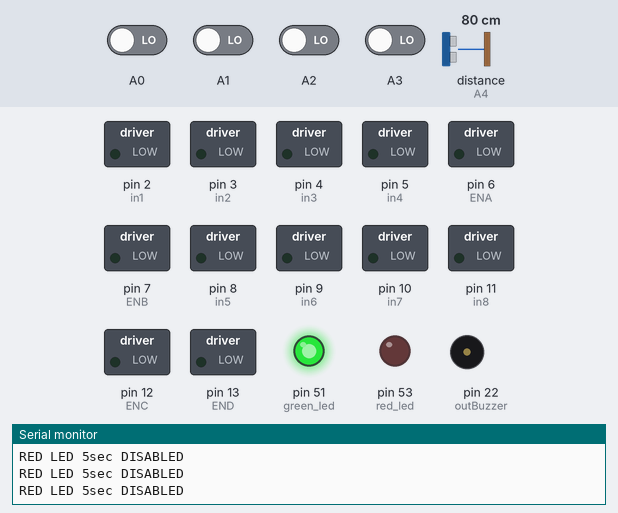
Simulated run of this sketch. Board: Arduino Mega 2560, built with avr-gcc and run on an emulated ATmega2560. On the bench: switched loads named in the sketch (green lamp = pin HIGH), output pins drawn as LEDs (lit = HIGH), buzzer (waves = sounding), the last lines printed to the serial monitor. The inputs (shaded band) are chosen by the test bench; at power-on: A0–3 LOW, distance to the obstacle (sensor on A4) 80 cm. The echo pulse lasts 58.3 µs per cm.

Above: at 1.2 s.
1.3 s: distance to the obstacle (sensor on A4) set to 20 cm
4.3 s: distance to the obstacle (sensor on A4) set to 15 cm
At 4.8 s:
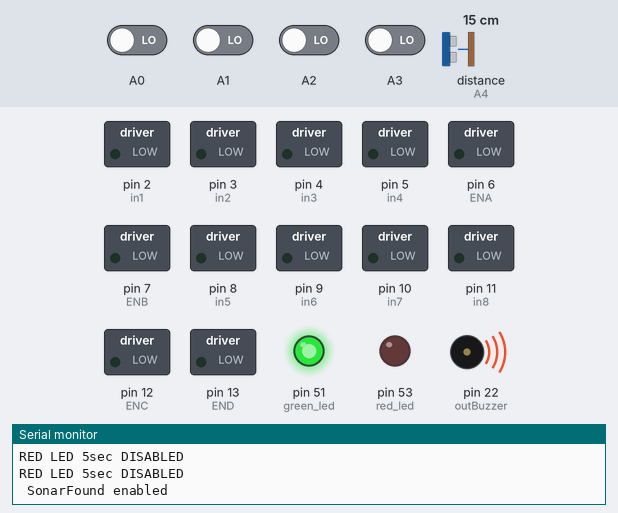
At 9.3 s:
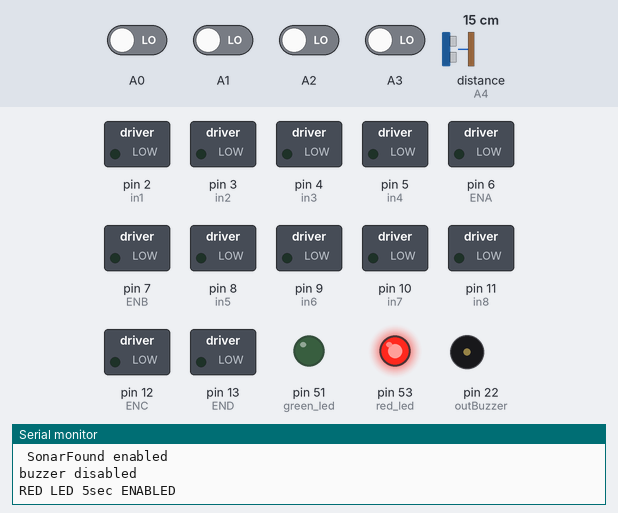
Timing chart, 0 to 14.8 s (numbered marks = the images above; inputs shaded):
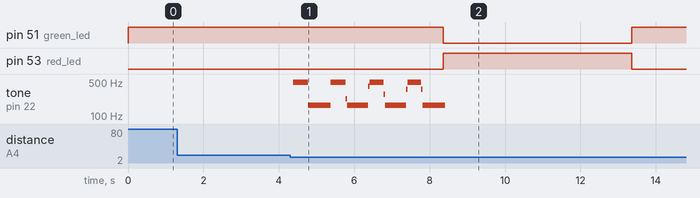

Measured:
- the behaviour switches between 18 and 17 cm on distance to the obstacle (sensor on A4) (found by bisection; images 0 and 1)
- after the input at 4.3 s, pin 51 (green_led): HIGH → LOW after 4.1 s, → HIGH 5.0 s later; pin 53 (red_led): LOW → HIGH after 4.1 s, → LOW 5.0 s later; tone on pin 22 (outBuzzer): plays 496 Hz for 0.40 s, 166 Hz for 0.60 s, 496 Hz for 0.40 s, 225 Hz for 0.04 s, 166 Hz for 0.56 s, 410 Hz for 0.04 s … (13 notes in this stretch), starting after 0.08 s

The sketch:

follower.ino
```cpp
#include <TaskScheduler.h>
#include <NewPing.h>

#define TRIGGER_PIN  A5
#define ECHO_PIN     A4
#define MAX_DISTANCE 200

//------BUZZER------
int outBuzzer = 22;
//-------LEDS-------
int red_led = 53;
int green_led = 51;
//-------------------

NewPing sonar(TRIGGER_PIN, ECHO_PIN, MAX_DISTANCE);

int in1=2;
int in2=3;
int in3=4;
int in4=5;
int ENA=6;
int ENB=7;
int in5=8;
int in6=9;
int in7=10;
int in8=11;
int ENC=12;
int END=13;
int A;
int N;
int k[4]={0,0,0,0};
void avancerD();
void avancerG();
void avancerD1();
void reculerD();
void reculer();
void avancer();
void gauche();
void droite();
void droite1();
void gauche1();
void suiveur();
void avancerG1();
void stop();
void suiveur2();

void NormalLoopCallback();

void RedLed5secCallback();

void ZigzagLoopCallback();

void BuzzerCallback();

void MessageCallback();

void SonarCallback();

void SonarFoundCallback();


//--------------NORMAL LOOP--------------------------------------
Task NormalLoop(TASK_IMMEDIATE, TASK_FOREVER, &NormalLoopCallback);

//--------------RED LED-5SEC-------------------------------------
Task RedLed5sec(TASK_IMMEDIATE, TASK_FOREVER, &RedLed5secCallback);

//--------------ZIGZAG LOOP--------------------------------------
Task ZigzagLoop(TASK_IMMEDIATE, TASK_FOREVER, &ZigzagLoopCallback);

//--------------Buzzer LOOP--------------------------------------
Task Buzzer(TASK_IMMEDIATE, TASK_FOREVER, &BuzzerCallback); // 5sec

//--------------Message LOOP--------------------------------------
Task Message(TASK_IMMEDIATE, TASK_FOREVER, &MessageCallback); // 5sec

//--------------Sonar LOOP--------------------------------------
Task Sonar(TASK_IMMEDIATE, TASK_FOREVER, &SonarCallback);

//--------------Sonar LOOP FOUND--------------------------------------
Task SonarFound(TASK_IMMEDIATE, TASK_FOREVER, &SonarFoundCallback); // 5sec


Scheduler runner;

//---------------------------------------------------------------NORMAL LOOP CALLBACK-----------------------------------------------------------------------
void NormalLoopCallback() {
  RedLed5sec.disable(); Serial.println("RED LED 5sec DISABLED");
  digitalWrite(red_led,LOW);

  digitalWrite(green_led, HIGH); // led verte toujours active

    k[0]=digitalRead(A0);
    k[1]=digitalRead(A1);
    k[2]=digitalRead(A2);
    k[3]=digitalRead(A3);

    if ((k[0]==0)&&(k[1]==0)&&(k[2]==0)&&(k[3]==0)){
      if (N==1){
        droite();
      }
      else if (N==2){
        gauche();
      }
      else if (N==3){
        avancer();
      }}

   else if ((k[0]==0)&&(k[1]==0)&&(k[2]==0)&&(k[3]==1)){
      droite();
      N=1;
    }
   else if ((k[0]==0)&&(k[1]==0)&&(k[2]==1)&&(k[3]==0)){
      droite1();

    }
   else if ((k[0]==0)&&(k[1]==0)&&(k[2]==1)&&(k[3]==1)){
      droite();
       N=1;
    }
   else if ((k[0]==0)&&(k[1]==1)&&(k[2]==0)&&(k[3]==0)){
      gauche1();
    }
   else if ((k[0]==0)&&(k[1]==1)&&(k[2]==1)&&(k[3]==0)){
      avancer();
       N=3;

    }
   else if ((k[0]==0)&&(k[1]==1)&&(k[2]==1)&&(k[3]==1)){
      droite();
       N=1;

    }
   else if ((k[0]==1)&&(k[1]==0)&&(k[2]==0)&&(k[3]==0)){
      gauche();
       N=2;
    }
   else if ((k[0]==1)&&(k[1]==1)&&(k[2]==0)&&(k[3]==0)){
      gauche();
       N=2;
    }
   else if ((k[0]==1)&&(k[1]==1)&&(k[2]==1)&&(k[3]==0)){
      gauche();
       N=2;

    }
   else if ((k[0]==1)&&(k[1]==1)&&(k[2]==1)&&(k[3]==1)){
     digitalWrite(red_led,HIGH);delay(300);  digitalWrite(green_led, LOW); avancer();delay(500); stop();delay(2000); digitalWrite(red_led,LOW); digitalWrite(green_led, HIGH); avancer();
       N=3;
    }
}

//---------------------------------------------------------------RED LED 5 SEC CALLBACK----------------------------------------------------------------
void RedLed5secCallback() {
   Serial.println("RED LED 5sec ENABLED");
    digitalWrite(green_led, LOW);
   int loopcount = 0 ;
   int starttime = millis();

   int endtime = starttime;

    while ((endtime - starttime) <=5000)
    {
      digitalWrite(red_led,HIGH);
      loopcount = loopcount+1;
      endtime = millis();
    }

    RedLed5sec.disable();  Serial.println("RED LED 5sec DISABLED");
    digitalWrite(red_led,LOW);
}

//---------------------------------------------------------------ZIGZAG CALLBACK-----------------------------------------------------------------------
void ZigzagLoopCallback() {
}

//---------------------------------------------------------------BUZZER CALLBACK-----------------------------------------------------------------------
void BuzzerCallback() {

 SonarFound.disable();
   int loopcount = 0 ;
   int starttime = millis();
   int endtime = starttime;

    while ((endtime - starttime) <=4000)
    {
     unsigned char i, j ;
     for (i = 0; i <100; i++){
       digitalWrite (outBuzzer, HIGH);
       delay (1) ;
       digitalWrite (outBuzzer, LOW);
       delay (1) ;
     }

     for (i = 0; i <190; i++){
       digitalWrite (outBuzzer, LOW);
     }

     for (i = 0; i <100; i++){
       digitalWrite (outBuzzer, HIGH);
       delay (1) ;
       digitalWrite (outBuzzer, LOW);
       delay (1) ;
     }

     for (i = 0; i <190; i++){
       digitalWrite (outBuzzer, LOW);
     }

      for (i = 0; i <100; i++){
       digitalWrite (outBuzzer, HIGH);
       delay (3) ;
       digitalWrite (outBuzzer, LOW);
       delay (3) ;
     }

     for (i = 0; i <190; i++){
       digitalWrite (outBuzzer, LOW);
     }

      loopcount = loopcount+1;
      endtime = millis();
    }

    Buzzer.disable(); Serial.println("buzzer disabled");

}

//---------------------------------------------------------------MESSAGE CALLBACK-----------------------------------------------------------------------
void MessageCallback() {
}

//---------------------------------------------------------------SONAR CALLBACK-----------------------------------------------------------------------
void SonarCallback() {
  if( (sonar.ping_cm() <= 17 ) && (sonar.ping_cm()>= 13 )){
    SonarFound.enable();     Serial.println(" SonarFound enabled ");
  }
}

//---------------------------------------------------------------SONAR FOUND CALLBACK-----------------------------------------------------------------------
void SonarFoundCallback() {
   stop();
   RedLed5sec.enable();
   Buzzer.enable();
   Sonar.delay(12000);
   NormalLoop.delay(5000);
}

void setup() {
  Serial.begin(9600);
  //--------------------- MOTORS ------------------------------------------
  pinMode(in1,OUTPUT);
  pinMode(in2,OUTPUT);
  pinMode(in3,OUTPUT);
  pinMode(in4,OUTPUT);
  pinMode(in5,OUTPUT);
  pinMode(in6,OUTPUT);
  pinMode(in7,OUTPUT);
  pinMode(in8,OUTPUT);
  pinMode(ENA,OUTPUT);
  pinMode(ENB,OUTPUT);
  pinMode(ENC,OUTPUT);
  pinMode(END,OUTPUT);
  //------------------ BUZZER ---------------------------------------------
  pinMode(outBuzzer, OUTPUT);
  pinMode(green_led, OUTPUT);
  pinMode(red_led, OUTPUT);

  //---------------TASK SCHEDULER------------------------------------------
  runner.init();
  runner.addTask(NormalLoop);
  runner.addTask(Sonar);
  runner.addTask(SonarFound);
  runner.addTask(Buzzer);
  runner.addTask(RedLed5sec);

  NormalLoop.enable();
  Sonar.enable();
}

void loop() {
  runner.execute();
}


//-------------------------------------------FONCTIONS SUIVEUR ----------------------------------------
void avancerD(){
  digitalWrite(in1,HIGH);
  digitalWrite(in2,LOW);
  digitalWrite(in3,LOW);
  digitalWrite(in4,HIGH);
  analogWrite(ENA,180);
  analogWrite(ENB,180);
}
void avancerG(){

  digitalWrite(in5,LOW);
  digitalWrite(in6,HIGH);
  digitalWrite(in7,HIGH);
  digitalWrite(in8,LOW);
  analogWrite(ENC,180);
  analogWrite(END,220);
}
void reculerD(){
  digitalWrite(in1,LOW);
  digitalWrite(in2,HIGH);
  digitalWrite(in3,HIGH);
  digitalWrite(in4,LOW);
  analogWrite(ENA,180);
  analogWrite(ENB,180);
}
void reculerG(){

  digitalWrite(in5,HIGH);
  digitalWrite(in6,LOW);
  digitalWrite(in7,LOW);
  digitalWrite(in8,HIGH);
  analogWrite(ENC,180);
  analogWrite(END,220);
}
void avancerD1(){
  digitalWrite(in1,HIGH);
  digitalWrite(in2,LOW);
  digitalWrite(in3,LOW);
  digitalWrite(in4,HIGH);
  analogWrite(ENA,100);
  analogWrite(ENB,100);
}
void avancerG1(){

  digitalWrite(in5,LOW);
  digitalWrite(in6,HIGH);
  digitalWrite(in7,HIGH);
  digitalWrite(in8,LOW);
  analogWrite(ENC,100);
   analogWrite(END,130);
}

void avancer() {
  avancerG1();
  avancerD1();
 }


void reculer(){
reculerG();
reculerD();
}

void droite(){
reculerD();
avancerG();
}
void gauche(){
avancerD();
reculerG();
}
void droite1(){
reculerD();
avancerG();
}
void gauche1(){
avancerD();
reculerG();
}

void stop(){
digitalWrite(in1,LOW);
digitalWrite(in2,LOW);
digitalWrite(in3,LOW);
digitalWrite(in4,LOW);
digitalWrite(in5,LOW);
digitalWrite(in6,LOW);
digitalWrite(in7,LOW);
digitalWrite(in8,LOW);
}
```
